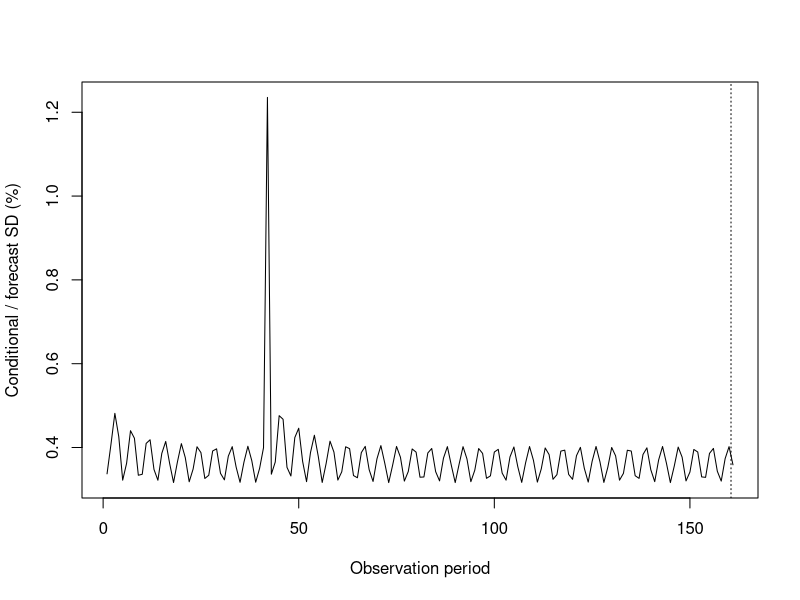

Source code (R):
# 合成教学数据，非真实市场行情; source is not independently verified
# Simple returns, decimal; one observation period, no automatic annualization.
R <- c(0.007412163339544217,
 -0.010482472146455321,
 0.008230851250901908,
 -0.0017544755294552758,
 -0.0051058979531225955,
 0.008836480819329084,
 -0.008069460912111217,
 0.003083159580684499,
 0.003283682466898781,
 -0.0075217265370117,
 0.007909726145666481,
 -0.004167708599150859,
 -0.001731318295021438,
 0.006388502107881307,
 -0.007733818897379609,
 0.005089088457663708,
 0.00031660889609970736,
 -0.005315970047409268,
 0.00749574337347355,
 -0.005864481814017135,
 0.0010212681270710146,
 0.004225548099663988,
 -0.007152192498396882,
 0.006481401262769117,
 -0.0022927510716643797,
 -0.003077880045171515,
 0.006674051240871524,
 -0.006920236601272181,
 0.003478987279705359,
 0.0018642368677680944,
 -0.006046998470411728,
 0.007165424552913003,
 -0.004548237896337581,
 -0.0005982444754874664,
 0.005268568505368928,
 -0.0072090948011840576,
 0.00546696573361081,
 -0.0006908037577509802,
 -0.004345435689627863,
 0.007050835956111483,
 0.03447608466288317,
 0.003301594174389433,
 0.005282395452769607,
 -0.010268848468377317,
 0.009932058247289648,
 -0.00450652991046329,
 -0.0029171279251399575,
 0.00814258032089669,
 -0.009079130905087508,
 0.00535382966147253,
 0.0010856325837020175,
 -0.006471637120770416,
 0.008378022193971628,
 -0.006010646691100449,
 0.00043942435901772196,
 0.0050603356148808554,
 -0.007762114248084521,
 0.006538947033129491,
 -0.0017889718539344764,
 -0.003762778766087461,
 0.007151322725917699,
 -0.00694076815747988,
 0.0030169107917315924,
 0.0024909111907596574,
 -0.006481107440425808,
 0.00719563687306754,
 -0.004127918570701305,
 -0.001206536196759826,
 0.005710719252532805,
 -0.007282237362592627,
 0.005102369570066203,
 -0.00009201976673746681,
 -0.004820937562954273,
 0.007186938964516124,
 -0.005913595604836681,
 0.0013824950407694218,
 0.0038094046683057768,
 -0.006904983937354061,
 0.006537770362466678,
 -0.0026289643002737288,
 -0.0026870279154288437,
 0.006438836835791205,
 -0.0069584014600299815,
 0.0037899877142431597,
 0.001475860979018049,
 -0.005796203922550201,
 0.007167389088249899,
 -0.0048249492290639425,
 -0.00020761066526904783,
 0.004988840263940824,
 -0.00716415273385324,
 0.005698646944657227,
 -0.0010782225839002417,
 -0.004032457300768834,
 0.00695390699982955,
 -0.006384106010432133,
 0.002337111711267952,
 0.002947548984118106,
 -0.006545864314732809,
 0.0068636946258373915,
 -0.0035231003641641658,
 -0.0017605931320347054,
 0.005951910846052656,
 -0.007128814405876396,
 0.0045926862609542264,
 0.000504867390092475,
 -0.005186088366495874,
 0.007178588130551282,
 -0.005508278686513892,
 0.0007798297945881697,
 0.00426499247500632,
 -0.007018039630858435,
 0.006240634280592247,
 -0.002048899445570233,
 -0.0032089442959864346,
 0.006656264321395065,
 -0.006769968710286935,
 0.003255925222913361,
 0.002043503676083573,
 -0.006105031251482009,
 0.007085774357063123,
 -0.004356305158781572,
 -0.0008006495539184436,
 0.005378136373773408,
 -0.007185631115096498,
 0.00531073881367242,
 -0.00048107655046283687,
 -0.004491651167385186,
 0.007073438798904378,
 -0.006087873333875894,
 0.0017578843783596738,
 0.0034649842949054047,
 -0.006757546217537926,
 0.006665699310064337,
 -0.0029834293192308073,
 -0.002322395839639031,
 0.006249223990400947,
 -0.007031636311538517,
 0.004112342018804895,
 0.0010943380582277922,
 -0.005561828929687306,
 0.007181536794691487,
 -0.005103807890430455,
 0.00018209779661739053,
 0.004710847441912495,
 -0.007118008987129756,
 0.005924452026342761,
 -0.0014641384521021266,
 -0.0037147929162654335,
 0.006848527625572845,
 -0.006550040666037566,
 0.0027057333940398776,
 0.0025966644742340776,
 -0.006383791460054556,
 0.006965858273499633,
 -0.003860954682430563,
 -0.001385394526064658,
 0.005736703957409584,
 -0.007165930834337918,
 0.004887636082955434)
B <- NULL
dates <- seq_along(R)
p <- list(omega=0.00001,
 a=0.12,
 b=0.82,
 gamma=0.06,
 kappa=0.2,
 mu=0,
 n=160,
 shock=4,
 lag=5,
 level=0.05,
 horizon=20,
 impact=0.03,
 weight=0.5,
 rho=0.3 )
n <- length(R)
stopifnot(n>=2,all(is.finite(R)),all(R>=-1))


# Conditional Gaussian GARCH fit: fixed training mean, h[1]=training sample variance.
# Scale residuals by training SD for optimization; transform variance back afterward.
gdecode <- function(t) {
  ea<-exp(t[2]);eb<-exp(t[3]);den<-1+ea+eb
  c(w=exp(t[1]),a=ea/den,b=eb/den)
}
gsimplex <- function(fn,start,maxIter=1800) {
  d<-length(start);v<-rbind(start,matrix(rep(start,d),nrow=d,byrow=TRUE)+diag(.25,d))
  f<-apply(v,1,fn)
  for(it in seq_len(maxIter)-1) {
    ord<-order(f);v<-v[ord,,drop=FALSE];f<-f[ord]
    spread<-max(abs(sweep(v[-1,,drop=FALSE],2,v[1,],"-")))
    if(spread<1e-6&&f[d+1]-f[1]<1e-8)
      return(list(par=v[1,],value=f[1],converged=TRUE,iterations=it))
    cent<-colMeans(v[seq_len(d),,drop=FALSE]);r<-2*cent-v[d+1,];fr<-fn(r)
    if(fr<f[1]){e<-cent+2*(r-cent);fe<-fn(e)
      if(fe<fr){v[d+1,]<-e;f[d+1]<-fe}else{v[d+1,]<-r;f[d+1]<-fr}
    }else if(fr<f[d]){v[d+1,]<-r;f[d+1]<-fr}else{
      outside<-fr<f[d+1];cx<-cent+.5*((if(outside)r else v[d+1,])-cent);fc<-fn(cx)
      if(fc<(if(outside)fr else f[d+1])){v[d+1,]<-cx;f[d+1]<-fc}else{
        for(j in 2:(d+1)){v[j,]<-(v[j,]+v[1,])/2;f[j]<-fn(v[j,])}
      }
    }
  }
  j<-which.min(f);list(par=v[j,],value=f[j],converged=FALSE,iterations=maxIter)
}
garch_objective <- function(eps,t) {
  if(any(!is.finite(t))||any(abs(t)>20))return(1e100)
  p<-gdecode(t);if(p[2]+p[3]>=1)return(1e100)
  h<-1;f<-0
  for(z in eps){
    if(!is.finite(h)||h<=0)return(1e100)
    f<-f+.5*(log(2*pi)+log(h)+z*z/h)
    h<-p[1]+p[2]*z*z+p[3]*h
  }
  if(is.finite(f))f else 1e100
}
fit_garch <- function(trainR,maxIter=1800) {
  stopifnot(all(is.finite(trainR)),all(trainR>=-1))
  n<-length(trainR);if(n<60)stop("GARCH needs at least 60 training observations")
  mu<-mean(trainR);s2<-var(trainR);scale<-sqrt(s2)
  if(!is.finite(scale)||scale<=1e-12*max(1,abs(mu)))stop("Near-constant training returns")
  eps<-(trainR-mu)/scale;fn<-function(t)garch_objective(eps,t)
  original<-rbind(c(.05,.08,.87),c(.1,.15,.75),c(.5,.1,.4),
    c(.9,.05,.05),c(.01,.12,.87),c(.2,.6,.2))
  starts<-t(apply(original,1,function(p)c(log(p[1]),log(p[2]/(1-p[2]-p[3])),log(p[3]/(1-p[2]-p[3])))))
  attempts<-lapply(seq_len(nrow(starts)),function(i){
    v<-gsimplex(fn,starts[i,],maxIter)
    local<-v$converged&&all(sapply(seq_along(v$par),function(j)all(sapply(c(-1,1),function(sign){
      t<-v$par;t[j]<-t[j]+sign*1e-4;fn(t)>=v$value-1e-6
    }))))
    v$accepted<-v$converged&&local&&v$value<1e99;v
  })
  valid<-Filter(function(v)v$accepted,attempts)
  if(!length(valid))stop("GARCH optimization failed: no teaching-parameter fallback")
  best<-valid[[which.min(sapply(valid,function(v)v$value))]]
  p<-gdecode(best$par);omega<-p[1]*s2;a<-p[2];b<-p[3];h<-numeric(n+1);h[1]<-s2
  for(t in seq_len(n))h[t+1]<-omega+a*(trainR[t]-mu)^2+b*h[t]
  stopifnot(omega>0,a>=0,b>=0,a+b<1,all(is.finite(h)),all(h>0))
  list(omega=unname(omega),a=unname(a),b=unname(b),mu=mu,initial=s2,
    scale=scale,n=n,h=h,theta=best$par,logLikelihood=-best$value-n*log(scale),
    converged=TRUE,iterations=best$iterations,attempts=attempts)
}
garch_forecast <- function(R,gamma,N,train,fit) {
  stopifnot(train==fit$n,train>=60,train<length(R))
  n<-length(R);h<-rep(NA_real_,n+1);h[train+1]<-fit$h[train+1]
  for(t in seq.int(train+1,n))h[t+1]<-fit$omega+fit$a*(R[t]-fit$mu)^2+fit$b*h[t]
  sigma<-sqrt(h);z<-qnorm(gamma)
  list(h=h,sigma=sigma,VaR=N*(-fit$mu+sigma*z),
    ES=N*(-fit$mu+sigma*dnorm(z)/(1-gamma)),mu=fit$mu)
}
# Fixed initial training estimation + sequential test variance updates; no daily refitting.
garch_estimated_backtest <- function(bt,R,gamma,N,train) {
  attempt<-tryCatch({f<-fit_garch(R[seq_len(train)]);g<-garch_forecast(R,gamma,N,train,f);
    ids<-bt$ids;V<-g$VaR[ids];E<-g$ES[ids];hit<-bt$L>V
    actual<-if(any(hit))mean(bt$L[hit])else NA_real_
    predicted<-if(any(hit))mean(E[hit])else NA_real_
    list(fit=f,model=list(VaR=V,ES=E,hits=which(hit),test=kupiec(length(ids),sum(hit),1-gamma),
      meanActual=actual,meanES=predicted,bias=actual-predicted))},error=function(e)list(error=conditionMessage(e)))
  bt$fit<-attempt$fit;bt$models$garchFit<-if(is.null(attempt$error))attempt$model else list(error=attempt$error)
  bt
}

vpath <- function(R,p,type="garch",initial=NULL) {
  if(type=="arch")p$b<-0
  if(type!="gjr")p$gamma<-0
  if(type!="m")p$kappa<-0
  persistence<-p$a+p$b+p$gamma/2
  stopifnot(p$omega>0,p$a>=0,p$b>=0,p$a+p$gamma>=0,persistence<1)
  n<-length(R);h<-numeric(n+1);h[1]<-if(is.null(initial))p$omega/(1-persistence)else initial
  stopifnot(is.finite(h[1]),h[1]>0)
  eps<-z<-condMean<-numeric(n);ll<-0
  for(t in seq_len(n)) {
    condMean[t]<-p$mu+p$kappa*sqrt(h[t]);eps[t]<-R[t]-condMean[t];z[t]<-eps[t]/sqrt(h[t])
    ll<-ll-.5*(log(2*pi)+log(h[t])+eps[t]^2/h[t])
    h[t+1]<-p$omega+(p$a+if(eps[t]<0)p$gamma else 0)*eps[t]^2+p$b*h[t]
  }
  stopifnot(all(is.finite(h)),all(h>0))
  p<-p[c("omega","a","b","gamma","mu","kappa")]
  c(p,list(h=h,eps=eps,z=z,condMean=condMean,logLikelihood=ll,persistence=persistence,n=n))
}
vdecode <- function(t,type) {
  if(type=="arch")return(list(omega=exp(t[1]),a=plogis(t[2]),b=0,gamma=0,mu=0,kappa=0))
  if(type=="gjr") {u<-exp(t[2:4]);d<-1+sum(u);a<-2*u[1]/d
    return(list(omega=exp(t[1]),a=unname(a),b=unname(u[3]/d),gamma=unname(2*u[2]/d-a),mu=0,kappa=0))}
  p<-gdecode(t);list(omega=unname(p[1]),a=unname(p[2]),b=unname(p[3]),gamma=0,
    mu=if(type=="m")t[4]else 0,kappa=if(type=="m")t[5]else 0)
}
vfit <- function(R,type="garch",maxIter=2600) {
  n<-length(R);if(n<60)stop("At least 60 observations required")
  baseMu<-mean(R);s2<-var(R);scale<-sqrt(s2)
  if(!is.finite(scale)||scale<=1e-12*max(1,abs(baseMu)))stop("Near-constant returns")
  if(type=="garch") {
    f<-fit_garch(R);p<-list(omega=f$omega,a=f$a,b=f$b,gamma=0,kappa=0,mu=f$mu)
    q<-vpath(R,p,type,s2);k<-4
  }else{
    y<-(R-baseMu)/scale
    if(type=="arch")starts<-rbind(c(-2,-2),c(-1,0),c(0,-3)) else if(type=="gjr")
      starts<-rbind(c(-3,log(2),log(4),log(40)),c(-1,-1,-1,1),c(-2,0,0,2),c(-1,1,0,1)) else {
      original<-rbind(c(.05,.08,.87),c(.1,.15,.75),c(.5,.1,.4),c(.9,.05,.05))
      starts<-do.call(rbind,lapply(seq_len(4),function(i){p<-original[i,];t<-c(log(p[1]),log(p[2]/(1-p[2]-p[3])),log(p[3]/(1-p[2]-p[3])))
        rbind(c(t,0,0),c(t,-.1,.2),c(t,.1,-.2))}))
    }
    fn<-function(t){if(any(!is.finite(t))||any(abs(t)>20))return(1e100)
      tryCatch(-vpath(y,vdecode(t,type),type,1)$logLikelihood,error=function(e)1e100)}
    attempts<-lapply(seq_len(nrow(starts)),function(i){v<-gsimplex(fn,starts[i,],maxIter)
      local<-v$converged&&all(sapply(seq_along(v$par),function(j)all(sapply(c(-1,1),function(sign){
        t<-v$par;t[j]<-t[j]+sign*1e-4;fn(t)>=v$value-1e-6}))))
      v$accepted<-v$converged&&v$value<1e99&&local;v})
    valid<-Filter(function(x)x$accepted,attempts)
    if(!length(valid))stop("Optimization failed; no parameter fallback")
    best<-valid[[which.min(sapply(valid,function(x)x$value))]]
    p<-vdecode(best$par,type);p$omega<-p$omega*s2;p$mu<-baseMu+p$mu*scale
    q<-vpath(R,p,type,s2);k<-if(type=="arch")3 else 5
    q$theta<-best$par;q$attempts<-attempts
  }
  q$converged<-TRUE;q$parameters<-k;q$aic<- -2*q$logLikelihood+2*k
  q$bic<- -2*q$logLikelihood+log(n)*k;q
}
varch <- function(e,lag) {
  n<-length(e);stopifnot(lag>=1,lag<=20,lag==floor(lag),n-lag>lag+2)
  scale<-mean(e^2);if(scale<=1e-24)stop("Degenerate residual variance")
  q<-e^2/scale;ids<-seq.int(lag+1,n);y<-q[ids]
  X<-cbind(1,sapply(seq_len(lag),function(j)q[ids-j]))
  if(qr(X,tol=1e-10)$rank<ncol(X)||sum((y-mean(y))^2)<1e-16*length(y))stop("Auxiliary regression rank deficient")
  fit<-lm.fit(X,y);r2<-max(0,min(1,1-sum(fit$residuals^2)/sum((y-mean(y))^2)))
  stat<-length(y)*r2;c(stat=stat,p=pchisq(stat,lag,lower.tail=FALSE),df=lag,n=length(y),r2=r2)
}
vljung <- function(e,lag) {
  stopifnot(length(e)>lag+2,lag>=1)
  if(sum((e-mean(e))^2)<1e-24)stop("Degenerate series")
  t<-Box.test(e,lag=lag,type="Ljung-Box",fitdf=0)
  c(stat=unname(t$statistic),p=t$p.value,df=lag,n=length(e))
}
vforecast <- function(q,H) {
  stopifnot(H>=1,H<=100,H==floor(H))
  long<-q$omega/(1-q$persistence)
  h<-numeric(H);h[1]<-tail(q$h,1)
  if(H>1)for(k in 2:H)h[k]<-q$omega+q$persistence*h[k-1]
  list(h=h,sigma=sqrt(h),long=long)
}
vccc <- function(A,B,p,mode="estimate",rhoMode="estimated") {
  stopifnot(length(A)==length(B))
  qa<-if(mode=="estimate")vfit(A)else vpath(A,p)
  qb<-if(mode=="estimate")vfit(B)else vpath(B,p)
  estimatedRho<-cor(qa$z,qb$z);rho<-if(rhoMode=="manual")p$rho else estimatedRho
  stopifnot(is.finite(rho),abs(rho)<1)
  covariance<-rho*sqrt(qa$h*qb$h)
  determinant<-qa$h*qb$h-covariance^2
  hp<-p$weight^2*qa$h+(1-p$weight)^2*qb$h+2*p$weight*(1-p$weight)*covariance
  stopifnot(all(determinant>0),all(hp>=0))
  list(a=qa,b=qb,rho=rho,estimatedRho=estimatedRho,covariance=covariance,hp=hp,det=determinant)
}


model <- "arch"
mode <- "teaching"
q <- tryCatch(if(mode=="estimate")vfit(R,model)else vpath(R,p,model),error=function(e)list(error=conditionMessage(e)))
if(!is.null(q$error))message(q$error)else {
 print(unlist(q[c("omega","a","b","gamma","mu","kappa","logLikelihood","parameters","aic","bic")]))
 print(c(n=length(R),converged=if(mode=="estimate")q$converged else NA,current_SD=sqrt(q$h[n]),next_SD=sqrt(tail(q$h,1))))
 if(mode=="estimate"&&(q$persistence>.9999||q$a<1e-5||q$b<1e-5))message("Near parameter boundary: numerical convergence does not prove reliable identification")
 print(tail(data.frame(h=q$h,sigma=sqrt(q$h),actual=c(R,NA_real_)),6))
}

if(is.null(q$error)) {
 diagnostics <- list(z=tryCatch(vljung(q$z,p$lag),error=function(e)conditionMessage(e)),
 z2=tryCatch(vljung(q$z^2,p$lag),error=function(e)conditionMessage(e)),
 arch=tryCatch(varch(q$z,p$lag),error=function(e)conditionMessage(e)))
 print(diagnostics)
 forecast <- vforecast(q,p$horizon)
 print(data.frame(k=seq_len(p$horizon),variance=forecast$h,sd=sqrt(forecast$h)))
}

if(is.null(q$error)) {
 y <- sqrt(q$h)*100
 plot(seq_along(y),y,type="l",xlab="Observation period",ylab="Conditional / forecast SD (%)")
 abline(v=n+.5,lty=3)
}
